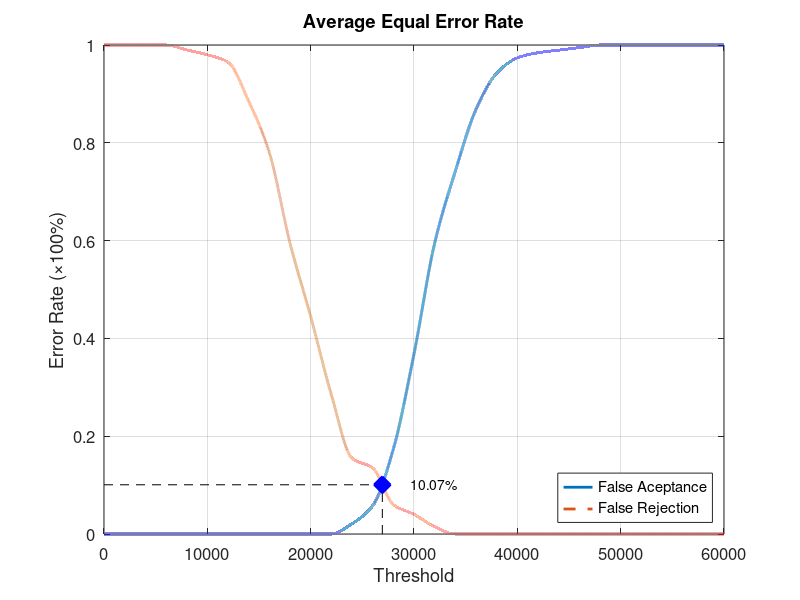
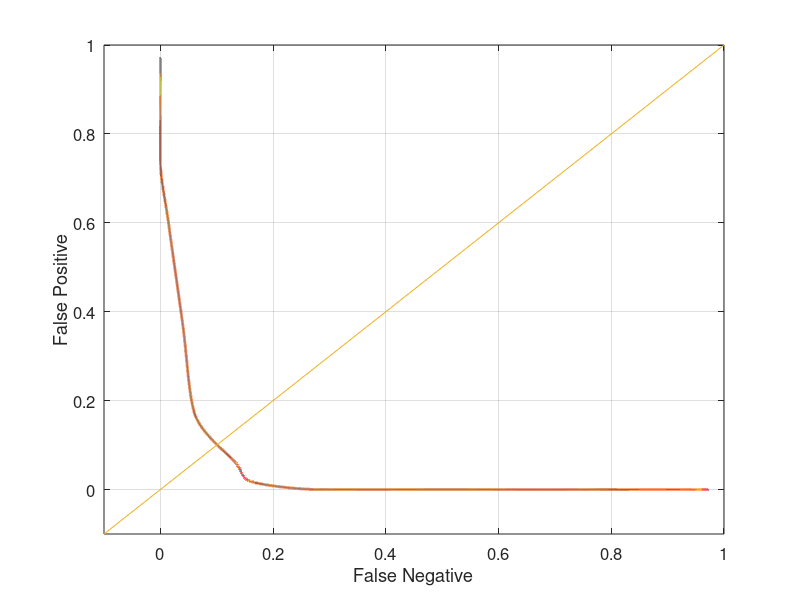

MATLAB code to generate these figures, in order:
function yEER = Database3_1
close all;
clear;
clc;
x = 0:2000:60000;
xq = 0:0.5:60000;

y0 = [0 0 0 0 0 0 0 0 0 0 0 0 0.0210526 0.0578947 0.173684 0.368421 0.594737 0.742105 0.868421 0.942105 0.973684 0.984211 0.989474 0.994737 1 1 1 1 1 1 1];
yy0 = interp1(x, y0, xq, 'pchip');
y1 = [1 1 1 1 0.99 0.98 0.965 0.885 0.78 0.595 0.445 0.285 0.155 0.135 0.06 0.04 0.015 0 0 0 0 0 0 0 0 0 0 0 0 0 0];
yy1 = interp1(x, y1, xq, 'pchip');

% Calculating EER: 
y2 = abs(y0 - y1);
find(y2 == min(y2))
yy2 = abs(yy0 - yy1);
xEER = find(yy2 == min(yy2));
xEERIndex = xq(xEER) % X-axis EER
yEER = yy0(xEER) % Y-axis EER

main = figure
plot(xq, yy0,'-','LineWidth', 2);	hold on
plot(xq, yy1,'--','LineWidth', 2);	hold on
plot([xEERIndex xEERIndex], [0 yEER], 'k--');	hold on
plot([0 xEERIndex], [yEER yEER], 'k--');	hold on
plot(xEERIndex, yEER, 'bx', 'LineWidth', 10);	hold on
text(xEERIndex + 10 * xEERIndex / 100, yEER, [num2str(round((10000 * yEER)) / 100) '%'])
legend('False Aceptance', 'False Rejection', 'Location', 'SouthEast')
xlabel('Threshold')
ylabel('Error Rate (\times100%)')
title('Average Equal Error Rate')
set(gca, 'FontSize', 12)
axis([0 60000 0 1])
grid on

print(main, 'Database3_1Main', '-dpng');
FNRxFPR = figure('Color', [1 1 1]);
plot(yy1, yy0, '-', yy1, yy0, 'LineWidth', 2);
hold on
y = -0.1:0.1:1
plot(y, y); 
set(gca, 'FontSize', 12)
xlabel('False Negative')
ylabel('False Positive')
axis([-0.1 1 -0.1 1])
set(gca, 'FontSize', 12)
grid on

print(FNRxFPR, 'Database3_1FNRxFPR','-dpng');
end
